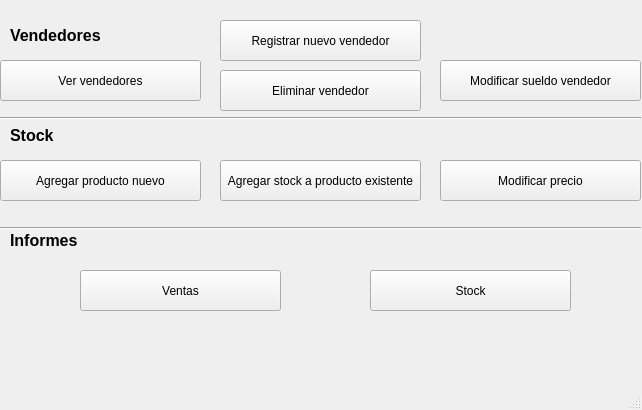
<?xml version="1.0" encoding="UTF-8"?>
<ui version="4.0">
 <class>menu_administrador</class>
 <widget class="QMainWindow" name="menu_administrador">
  <property name="geometry">
   <rect>
    <x>0</x>
    <y>0</y>
    <width>642</width>
    <height>410</height>
   </rect>
  </property>
  <property name="windowTitle">
   <string>Menú (administrador)</string>
  </property>
  <widget class="QWidget" name="centralwidget">
   <widget class="QPushButton" name="pushButton">
    <property name="geometry">
     <rect>
      <x>220</x>
      <y>20</y>
      <width>201</width>
      <height>41</height>
     </rect>
    </property>
    <property name="text">
     <string>Registrar nuevo vendedor</string>
    </property>
   </widget>
   <widget class="QPushButton" name="pushButton_2">
    <property name="geometry">
     <rect>
      <x>440</x>
      <y>60</y>
      <width>201</width>
      <height>41</height>
     </rect>
    </property>
    <property name="text">
     <string>Modificar sueldo vendedor</string>
    </property>
   </widget>
   <widget class="QLabel" name="label">
    <property name="geometry">
     <rect>
      <x>10</x>
      <y>20</y>
      <width>151</width>
      <height>31</height>
     </rect>
    </property>
    <property name="text">
     <string>&lt;html&gt;&lt;head/&gt;&lt;body&gt;&lt;p&gt;&lt;span style=&quot; font-size:12pt; font-weight:600;&quot;&gt;Vendedores&lt;/span&gt;&lt;/p&gt;&lt;/body&gt;&lt;/html&gt;</string>
    </property>
   </widget>
   <widget class="QLabel" name="label_2">
    <property name="geometry">
     <rect>
      <x>10</x>
      <y>120</y>
      <width>151</width>
      <height>31</height>
     </rect>
    </property>
    <property name="text">
     <string>&lt;html&gt;&lt;head/&gt;&lt;body&gt;&lt;p&gt;&lt;span style=&quot; font-size:12pt; font-weight:600;&quot;&gt;Stock&lt;/span&gt;&lt;/p&gt;&lt;/body&gt;&lt;/html&gt;</string>
    </property>
   </widget>
   <widget class="QPushButton" name="pushButton_4">
    <property name="geometry">
     <rect>
      <x>0</x>
      <y>160</y>
      <width>201</width>
      <height>41</height>
     </rect>
    </property>
    <property name="text">
     <string>Agregar producto nuevo</string>
    </property>
   </widget>
   <widget class="QPushButton" name="pushButton_6">
    <property name="geometry">
     <rect>
      <x>220</x>
      <y>160</y>
      <width>201</width>
      <height>41</height>
     </rect>
    </property>
    <property name="text">
     <string>Agregar stock a producto existente</string>
    </property>
   </widget>
   <widget class="QLabel" name="label_3">
    <property name="geometry">
     <rect>
      <x>10</x>
      <y>230</y>
      <width>81</width>
      <height>21</height>
     </rect>
    </property>
    <property name="text">
     <string>&lt;html&gt;&lt;head/&gt;&lt;body&gt;&lt;p&gt;&lt;span style=&quot; font-size:12pt; font-weight:600;&quot;&gt;Informes&lt;/span&gt;&lt;/p&gt;&lt;/body&gt;&lt;/html&gt;</string>
    </property>
   </widget>
   <widget class="QPushButton" name="pushButton_7">
    <property name="geometry">
     <rect>
      <x>370</x>
      <y>270</y>
      <width>201</width>
      <height>41</height>
     </rect>
    </property>
    <property name="text">
     <string>Stock</string>
    </property>
   </widget>
   <widget class="QPushButton" name="pushButton_9">
    <property name="geometry">
     <rect>
      <x>80</x>
      <y>270</y>
      <width>201</width>
      <height>41</height>
     </rect>
    </property>
    <property name="text">
     <string>Ventas</string>
    </property>
   </widget>
   <widget class="Line" name="line">
    <property name="geometry">
     <rect>
      <x>0</x>
      <y>110</y>
      <width>641</width>
      <height>16</height>
     </rect>
    </property>
    <property name="orientation">
     <enum>Qt::Horizontal</enum>
    </property>
   </widget>
   <widget class="Line" name="line_2">
    <property name="geometry">
     <rect>
      <x>0</x>
      <y>220</y>
      <width>641</width>
      <height>16</height>
     </rect>
    </property>
    <property name="orientation">
     <enum>Qt::Horizontal</enum>
    </property>
   </widget>
   <widget class="QPushButton" name="pushButton_8">
    <property name="geometry">
     <rect>
      <x>0</x>
      <y>60</y>
      <width>201</width>
      <height>41</height>
     </rect>
    </property>
    <property name="text">
     <string>Ver vendedores</string>
    </property>
   </widget>
   <widget class="QPushButton" name="pushButton_10">
    <property name="geometry">
     <rect>
      <x>440</x>
      <y>160</y>
      <width>201</width>
      <height>41</height>
     </rect>
    </property>
    <property name="text">
     <string>Modificar precio</string>
    </property>
   </widget>
   <widget class="QPushButton" name="pushButton_3">
    <property name="geometry">
     <rect>
      <x>220</x>
      <y>70</y>
      <width>201</width>
      <height>41</height>
     </rect>
    </property>
    <property name="text">
     <string>Eliminar vendedor</string>
    </property>
   </widget>
  </widget>
  <widget class="QStatusBar" name="statusbar"/>
 </widget>
 <tabstops>
  <tabstop>pushButton_8</tabstop>
  <tabstop>pushButton</tabstop>
  <tabstop>pushButton_3</tabstop>
  <tabstop>pushButton_2</tabstop>
  <tabstop>pushButton_4</tabstop>
  <tabstop>pushButton_6</tabstop>
  <tabstop>pushButton_10</tabstop>
  <tabstop>pushButton_9</tabstop>
  <tabstop>pushButton_7</tabstop>
 </tabstops>
 <resources/>
 <connections/>
</ui>
